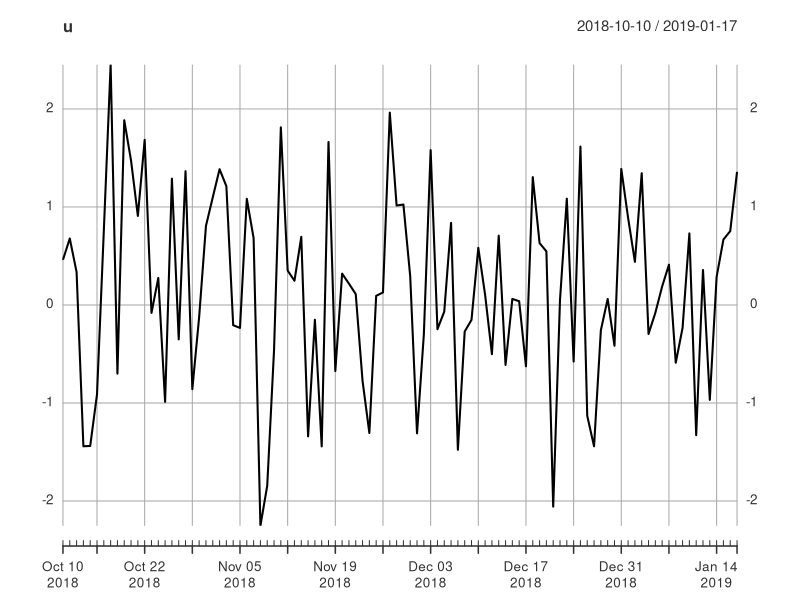
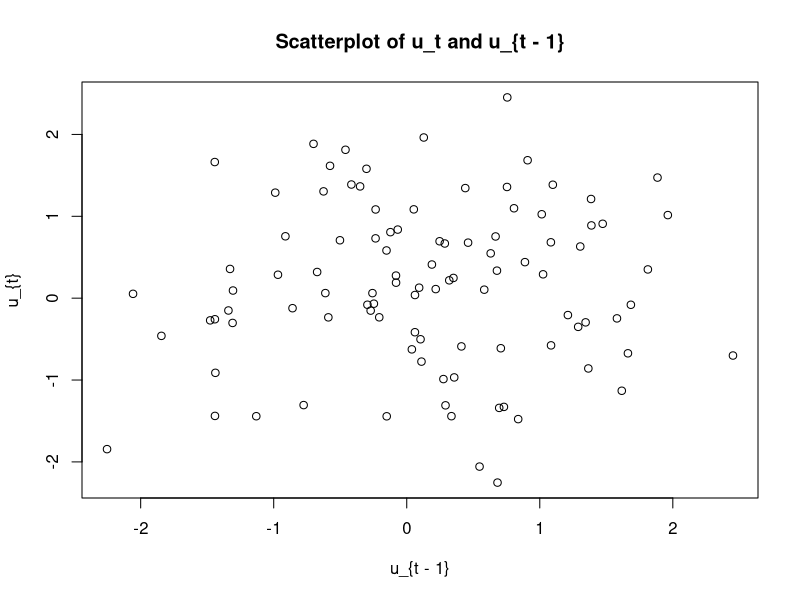
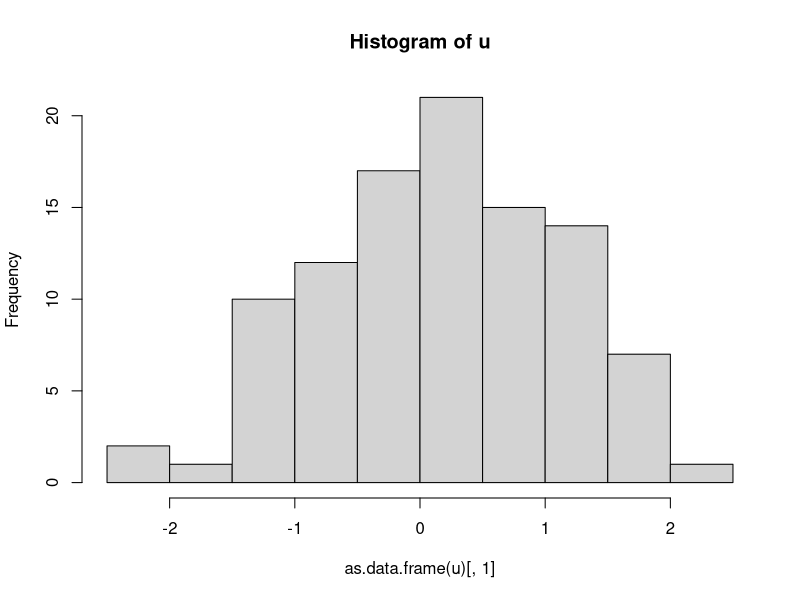
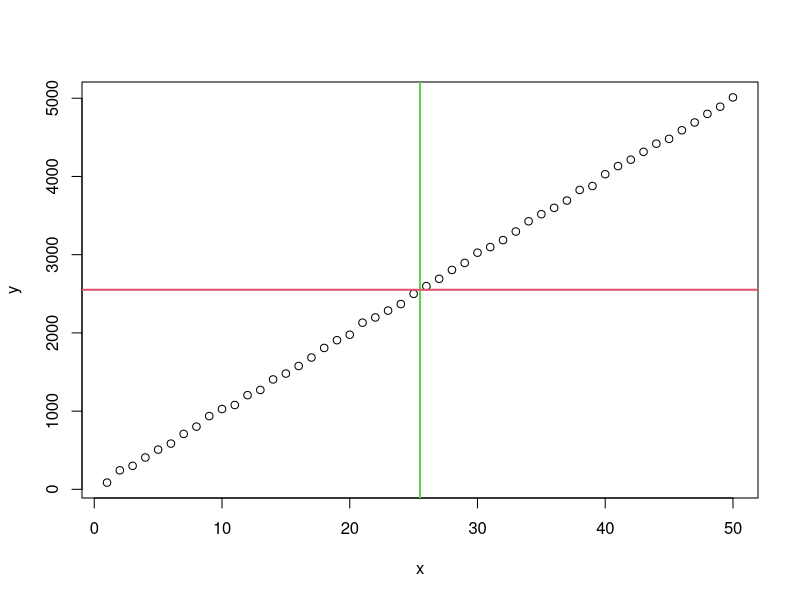
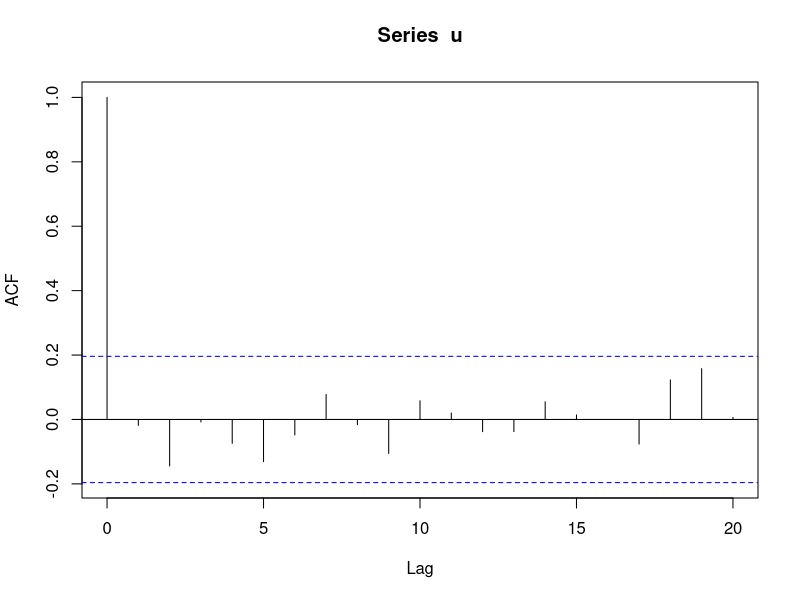
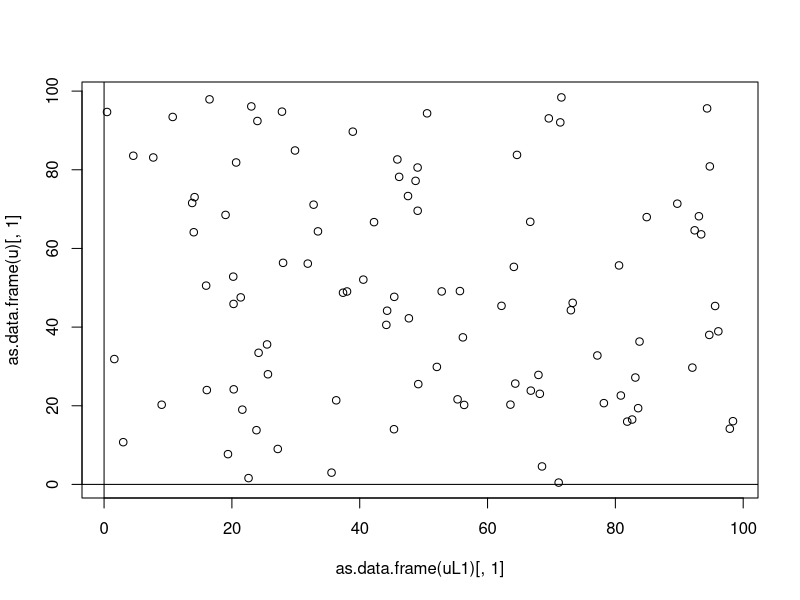
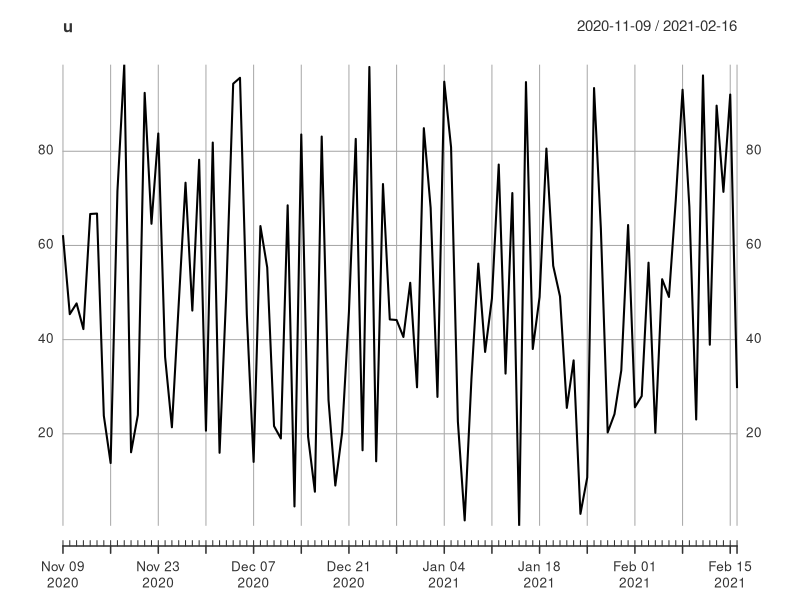
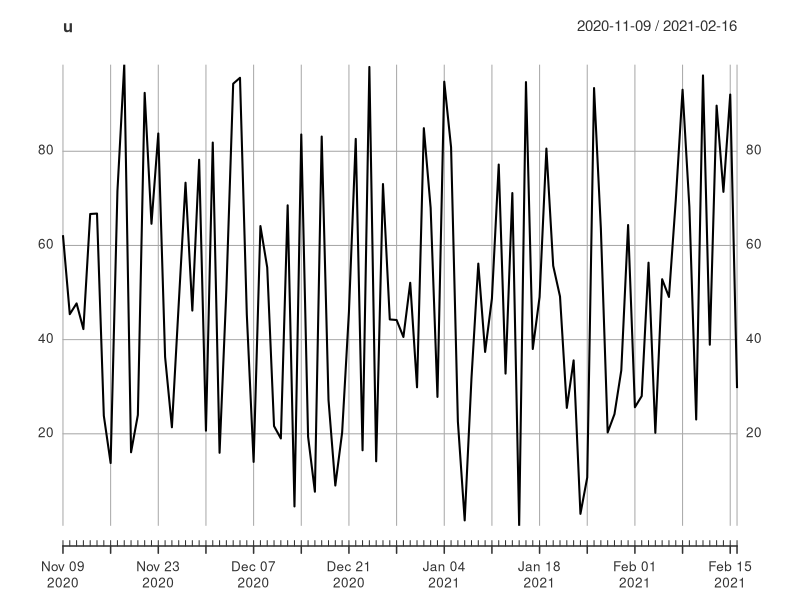

The R script that drew these images, in order:
## ---- chunk 1
knitr::opts_chunk$set(echo = TRUE)
## ---- chunk 2
library(xts)
## ---- chunk 3
randomValues <- rnorm(100)
timeIndex <- seq.Date(as.Date("2018-10-10"), by = "day", length.out = 100)
u <- xts(randomValues, timeIndex)
plot(u)
mean(u)
## ---- chunk 4
uL1 <- lag(u)
combinedSeries <- cbind(u, uL1)
plot(as.data.frame(uL1)[, 1], as.data.frame(u)[, 1], xlab = "u_{t - 1}", ylab = "u_{t}", main = "Scatterplot of u_t and u_{t - 1}")
## ---- chunk 5
hist(as.data.frame(u)[, 1], main = "Histogram of u")
## ---- chunk 6
x <- 1:50
noise <- 20*rnorm(50)
## ---- chunk 7
y <- 100 * x + noise
## ---- chunk 8
plot(x, y)
mean(x)
mean(y)
abline(v = mean(x), col = 3, lwd = 2)
abline(h = mean(y), col = 2, lwd = 2)
## ---- chunk 9
cov(x, y)
## ---- chunk 10
library(xts)
n <- 100
uRaw <- rnorm(n) ## Generate 100 observations from a standard normal distribution
u <-xts(uRaw, order.by = seq.Date(as.Date("2020-11-09"), by = "day", length.out = n)) 
acf(u)
acf(u, plot = FALSE)
## ---- chunk 11
x <- c(1, 3, 5)
var(x)
## ---- chunk 12
n <- 100
uRaw <- 100 * runif(n) ## Generate 100 observations from a standard normal distribution
u <-xts(uRaw, order.by = seq.Date(as.Date("2020-11-09"), by = "day", length.out = n)) 
uL1 <- lag(u)
plot(as.data.frame(uL1)[, 1], as.data.frame(u)[, 1])
abline(h = 0)
abline(v = 0)
## ---- chunk 13
plot(u)
## ---- chunk 14
plot(u)
## ---- chunk 15
uL1 <- lag(u)
plot(as.data.frame(uL1)[, 1], as.data.frame(u)[, 1])
## ---- chunk 16
randomValues <- rnorm(100)
timeIndex <- seq.Date(as.Date("2018-10-10"), by = "day", length.out = 100)
u <- xts(randomValues, timeIndex)
## plot(u)
## mean(u)
acf(u)
## ---- chunk 17
## Auto-correlation function
